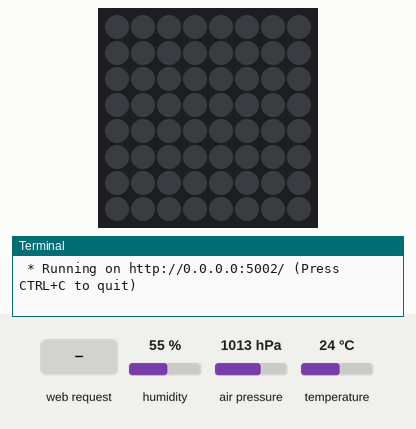
Bench run of a program on a simulated Raspberry Pi (BCM pin numbers) with a Sense HAT. On the bench: the Sense HAT's 8×8 RGB LED matrix, the last lines printed to the terminal. The test bench sets the inputs (shaded band); at power-on: humidity 55 %, air pressure 1013 hPa, temperature 24 °C. The 64×8 strip is a reading aid, not a part: it shows the text the matrix is scrolling, unrolled, one strip-width of it at a time; the clock reads 2024-03-15 10:24:30 at power-on unless the program sets it.

Above: at 1.2 s.
1.3 s: HTTP request for /smile received
At 1.45 s:
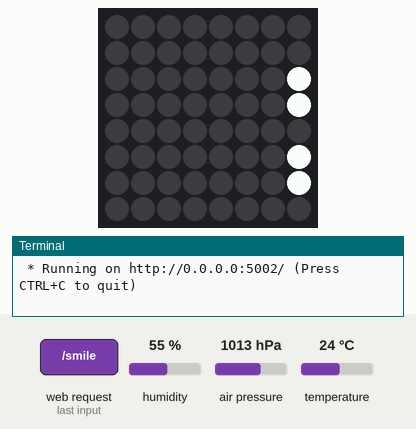
3.2 s: HTTP request for /temp/ received
At 4.3 s:
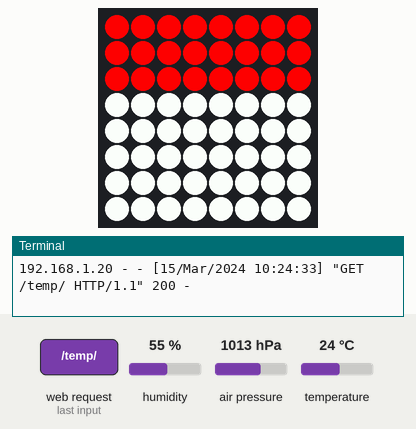
4.7 s: HTTP request for /humidity/ received
At 5.4 s:
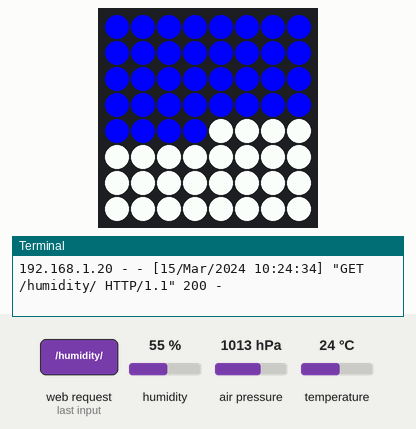
6.2 s: HTTP request for /pressure/ received
At 6.5 s:
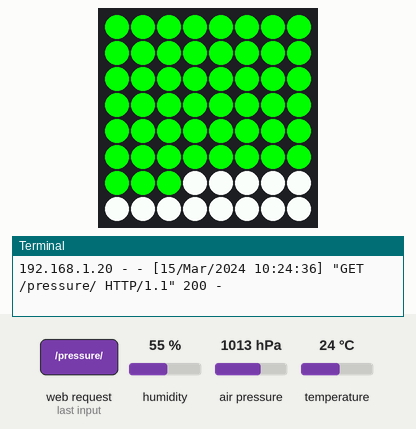
7.7 s: HTTP request for /green received
At 8.8 s:
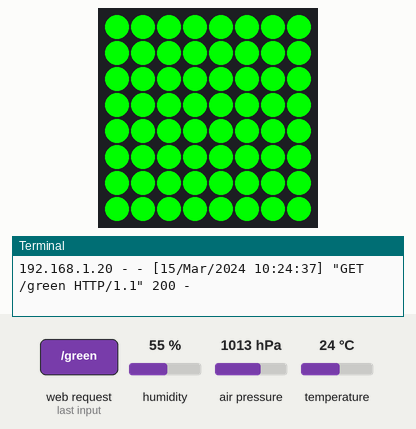
9.2 s: HTTP request for /red received
At 9.9 s:
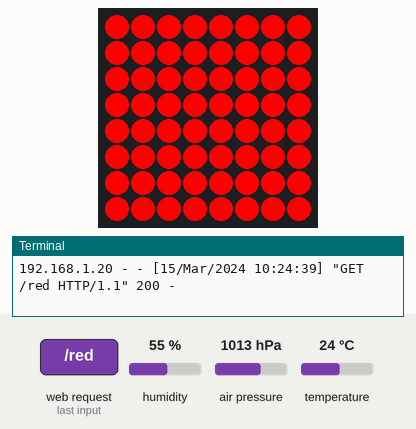
Timing chart, 0 to 11.7 s (numbered marks = the images above; inputs shaded):
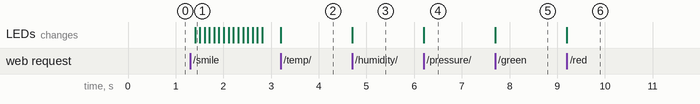

The program:

main.py
```python
# -*- coding: utf-8 -*-
from flask import render_template, request
from sense_hat import SenseHat
import RPi.GPIO as gpio
from flask import Flask
import os, time

sense = SenseHat()
app = Flask(__name__)

#no colour
b = [0, 0, 0]
#setting colours
red = [255, 0, 0]
white = [255,255,255]
blue = [0, 0, 255]
green = [0, 255, 0]
pink = [228, 35, 157]

def heart():
    sense.set_pixels([b, red, b, b, b, b, red, b,
                    red, red, red, b, b, red, red, red,
                    red, red, red, red, red, red, red, red,
                    b, red, red, red, red, red, red, b,
                    b, b, red, red, red, red, b, b,
                    b, b, b, red, red, b, b, b,
                    b, b, b, b, red, b, b, b,
                    b, b, b, b, b, b, b, b])

@app.route("/temp/")
def temp():
    '''print("Inside temp not action")'''
    #creating temp variable and rounding it to 2 decimal places
    temp = round(sense.get_temperature(), 2)
    #rounding the temp_value that will be used to light up pixels
    temp_value = round(temp)
    #setting temerature to light up equivalent amount of pixels
    pixels = [red if i < temp_value else white for i in range(64)]
    sense.set_pixels(pixels)
    #display message in text box
    return("Temperature is: " + str(temp))

@app.route("/humidity/")
def humidity():
    humidity = round(sense.get_humidity(), 2)
    #multiplying range of sense_hat pixels to display equivalent
    #amount of blue pixels in humidity percentage
    humidity_value = 64 * humidity / 100
    pixels = [blue if i < humidity_value else white for i in range(64)]
    sense.set_pixels(pixels)
    return("Humidity is: " + str(humidity))

@app.route("/pressure/")
def pressure():
    pressure = round(sense.get_pressure(), 2)
    #dividing by 20 to display the pixels in sense_hat range
    #max 1260hPa / 20 = 63 pixels
    pressure_value = pressure / 20
    pixels = [green if i < pressure_value else white for i in range(64)]
    sense.set_pixels(pixels)
    return("Pressure is: " + str(pressure))

'''
@app.route to accept multiple actions
before each action, board is cleared
and specified action is applied
'''
@app.route("/<action>")
def action(action):
    if action == "green":
        sense.clear(green)
        return("Green")
    elif action == "red":
        sense.clear(red)
        return("Red")
    elif action == "blue":
        sense.clear(blue)
        return("Blue")
    elif action == "pink":
        sense.clear(pink)
        return("Pink")
    elif action == "smile":
        sense.clear()
        sense.show_message(":)")
        return("Smile :)")
    elif action == "heart":
        sense.clear()
        heart()
        return("Heart <3")
    elif action == "off":
        sense.clear()
        return("Screen reset")
'''
    These possible actions are redundand
    as they have their own dedicated app routes above

    elif action == "temp":
        print("Inside temp action")
        sense.clear()
        temp()
    elif action == "pressure":
        sense.clear()
        pressure()
    elif action == "humidity":
        sense.clear()
        humidity()
'''

if __name__ == "__main__":
    app.run(host = "0.0.0.0", port = 5002, debug = True)
```

Measured:
- after the input at 1.3 s, the LEDs: change after 0.11 s (image 1)
- after the input at 3.2 s, the LEDs: change at once (image 2)
- after the input at 4.7 s, the LEDs: change at once (image 3)
- after the input at 6.2 s, the LEDs: change at once (image 4)
- after the input at 7.7 s, the LEDs: change at once (image 5)
- after the input at 9.2 s, the LEDs: change at once (image 6)
